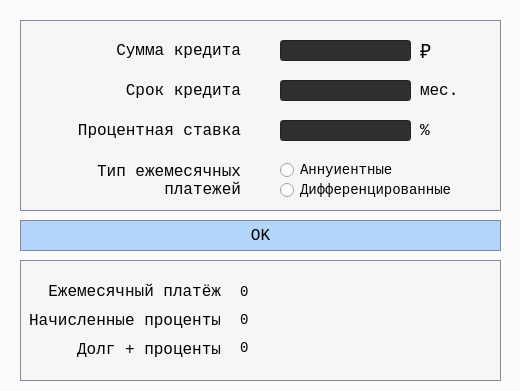
<?xml version="1.0" encoding="UTF-8"?>
<ui version="4.0">
 <class>Credit</class>
 <widget class="QDialog" name="Credit">
  <property name="geometry">
   <rect>
    <x>0</x>
    <y>0</y>
    <width>520</width>
    <height>391</height>
   </rect>
  </property>
  <property name="windowTitle">
   <string>Credit</string>
  </property>
  <property name="styleSheet">
   <string notr="true">QDialog { 
	background: #FBFBFB;
}</string>
  </property>
  <widget class="QGroupBox" name="groupBox">
   <property name="geometry">
    <rect>
     <x>20</x>
     <y>20</y>
     <width>481</width>
     <height>191</height>
    </rect>
   </property>
   <property name="styleSheet">
    <string notr="true">QGroupBox {
	border: 1px solid #8785a2;
	background-color:  qlineargradient(x1: 0, y1: 0, x2: 0, y2: 1, stop: 0 #F6F6F6, stop: 1 #F6F6F6);
	font: 20px Courier;
}</string>
   </property>
   <property name="title">
    <string/>
   </property>
   <widget class="QRadioButton" name="diff">
    <property name="geometry">
     <rect>
      <x>260</x>
      <y>160</y>
      <width>171</width>
      <height>20</height>
     </rect>
    </property>
    <property name="styleSheet">
     <string notr="true">QRadioButton {
	font: 14px Courier New;
	color: black;
}</string>
    </property>
    <property name="text">
     <string>Дифференцированные</string>
    </property>
   </widget>
   <widget class="QLabel" name="label_4">
    <property name="geometry">
     <rect>
      <x>30</x>
      <y>130</y>
      <width>191</width>
      <height>31</height>
     </rect>
    </property>
    <property name="styleSheet">
     <string notr="true">QLabel {
	font: 16px Courier New;
	color: black;
}</string>
    </property>
    <property name="text">
     <string>Тип ежемесячных</string>
    </property>
    <property name="alignment">
     <set>Qt::AlignBottom|Qt::AlignRight|Qt::AlignTrailing</set>
    </property>
   </widget>
   <widget class="QLineEdit" name="sumcredit">
    <property name="geometry">
     <rect>
      <x>260</x>
      <y>20</y>
      <width>131</width>
      <height>21</height>
     </rect>
    </property>
    <property name="palette">
     <palette>
      <active>
       <colorrole role="WindowText">
        <brush brushstyle="SolidPattern">
         <color alpha="255">
          <red>255</red>
          <green>255</green>
          <blue>255</blue>
         </color>
        </brush>
       </colorrole>
       <colorrole role="Button">
        <brush brushstyle="SolidPattern">
         <color alpha="255">
          <red>255</red>
          <green>255</green>
          <blue>255</blue>
         </color>
        </brush>
       </colorrole>
       <colorrole role="Light">
        <brush brushstyle="SolidPattern">
         <color alpha="255">
          <red>255</red>
          <green>255</green>
          <blue>255</blue>
         </color>
        </brush>
       </colorrole>
       <colorrole role="Midlight">
        <brush brushstyle="SolidPattern">
         <color alpha="255">
          <red>255</red>
          <green>255</green>
          <blue>255</blue>
         </color>
        </brush>
       </colorrole>
       <colorrole role="Dark">
        <brush brushstyle="SolidPattern">
         <color alpha="255">
          <red>127</red>
          <green>127</green>
          <blue>127</blue>
         </color>
        </brush>
       </colorrole>
       <colorrole role="Mid">
        <brush brushstyle="SolidPattern">
         <color alpha="255">
          <red>170</red>
          <green>170</green>
          <blue>170</blue>
         </color>
        </brush>
       </colorrole>
       <colorrole role="Text">
        <brush brushstyle="SolidPattern">
         <color alpha="255">
          <red>0</red>
          <green>0</green>
          <blue>0</blue>
         </color>
        </brush>
       </colorrole>
       <colorrole role="BrightText">
        <brush brushstyle="SolidPattern">
         <color alpha="255">
          <red>255</red>
          <green>255</green>
          <blue>255</blue>
         </color>
        </brush>
       </colorrole>
       <colorrole role="ButtonText">
        <brush brushstyle="SolidPattern">
         <color alpha="255">
          <red>0</red>
          <green>0</green>
          <blue>0</blue>
         </color>
        </brush>
       </colorrole>
       <colorrole role="Base">
        <brush brushstyle="SolidPattern">
         <color alpha="255">
          <red>255</red>
          <green>255</green>
          <blue>255</blue>
         </color>
        </brush>
       </colorrole>
       <colorrole role="Window">
        <brush brushstyle="SolidPattern">
         <color alpha="255">
          <red>255</red>
          <green>255</green>
          <blue>255</blue>
         </color>
        </brush>
       </colorrole>
       <colorrole role="Shadow">
        <brush brushstyle="SolidPattern">
         <color alpha="255">
          <red>0</red>
          <green>0</green>
          <blue>0</blue>
         </color>
        </brush>
       </colorrole>
       <colorrole role="AlternateBase">
        <brush brushstyle="SolidPattern">
         <color alpha="255">
          <red>255</red>
          <green>255</green>
          <blue>255</blue>
         </color>
        </brush>
       </colorrole>
       <colorrole role="ToolTipBase">
        <brush brushstyle="SolidPattern">
         <color alpha="255">
          <red>255</red>
          <green>255</green>
          <blue>220</blue>
         </color>
        </brush>
       </colorrole>
       <colorrole role="ToolTipText">
        <brush brushstyle="SolidPattern">
         <color alpha="255">
          <red>0</red>
          <green>0</green>
          <blue>0</blue>
         </color>
        </brush>
       </colorrole>
      </active>
      <inactive>
       <colorrole role="WindowText">
        <brush brushstyle="SolidPattern">
         <color alpha="255">
          <red>208</red>
          <green>208</green>
          <blue>208</blue>
         </color>
        </brush>
       </colorrole>
       <colorrole role="Button">
        <brush brushstyle="SolidPattern">
         <color alpha="255">
          <red>64</red>
          <green>65</green>
          <blue>66</blue>
         </color>
        </brush>
       </colorrole>
       <colorrole role="Light">
        <brush brushstyle="SolidPattern">
         <color alpha="255">
          <red>55</red>
          <green>55</green>
          <blue>55</blue>
         </color>
        </brush>
       </colorrole>
       <colorrole role="Midlight">
        <brush brushstyle="SolidPattern">
         <color alpha="255">
          <red>52</red>
          <green>52</green>
          <blue>52</blue>
         </color>
        </brush>
       </colorrole>
       <colorrole role="Dark">
        <brush brushstyle="SolidPattern">
         <color alpha="255">
          <red>64</red>
          <green>65</green>
          <blue>66</blue>
         </color>
        </brush>
       </colorrole>
       <colorrole role="Mid">
        <brush brushstyle="SolidPattern">
         <color alpha="255">
          <red>160</red>
          <green>160</green>
          <blue>160</blue>
         </color>
        </brush>
       </colorrole>
       <colorrole role="Text">
        <brush brushstyle="SolidPattern">
         <color alpha="255">
          <red>208</red>
          <green>208</green>
          <blue>208</blue>
         </color>
        </brush>
       </colorrole>
       <colorrole role="BrightText">
        <brush brushstyle="SolidPattern">
         <color alpha="255">
          <red>255</red>
          <green>51</green>
          <blue>51</blue>
         </color>
        </brush>
       </colorrole>
       <colorrole role="ButtonText">
        <brush brushstyle="SolidPattern">
         <color alpha="255">
          <red>208</red>
          <green>208</green>
          <blue>208</blue>
         </color>
        </brush>
       </colorrole>
       <colorrole role="Base">
        <brush brushstyle="SolidPattern">
         <color alpha="255">
          <red>46</red>
          <green>47</green>
          <blue>48</blue>
         </color>
        </brush>
       </colorrole>
       <colorrole role="Window">
        <brush brushstyle="SolidPattern">
         <color alpha="255">
          <red>46</red>
          <green>47</green>
          <blue>48</blue>
         </color>
        </brush>
       </colorrole>
       <colorrole role="Shadow">
        <brush brushstyle="SolidPattern">
         <color alpha="255">
          <red>0</red>
          <green>0</green>
          <blue>0</blue>
         </color>
        </brush>
       </colorrole>
       <colorrole role="AlternateBase">
        <brush brushstyle="SolidPattern">
         <color alpha="255">
          <red>53</red>
          <green>54</green>
          <blue>55</blue>
         </color>
        </brush>
       </colorrole>
       <colorrole role="ToolTipBase">
        <brush brushstyle="SolidPattern">
         <color alpha="255">
          <red>64</red>
          <green>65</green>
          <blue>66</blue>
         </color>
        </brush>
       </colorrole>
       <colorrole role="ToolTipText">
        <brush brushstyle="SolidPattern">
         <color alpha="255">
          <red>208</red>
          <green>208</green>
          <blue>208</blue>
         </color>
        </brush>
       </colorrole>
      </inactive>
      <disabled>
       <colorrole role="WindowText">
        <brush brushstyle="SolidPattern">
         <color alpha="255">
          <red>127</red>
          <green>127</green>
          <blue>127</blue>
         </color>
        </brush>
       </colorrole>
       <colorrole role="Button">
        <brush brushstyle="SolidPattern">
         <color alpha="255">
          <red>255</red>
          <green>255</green>
          <blue>255</blue>
         </color>
        </brush>
       </colorrole>
       <colorrole role="Light">
        <brush brushstyle="SolidPattern">
         <color alpha="255">
          <red>255</red>
          <green>255</green>
          <blue>255</blue>
         </color>
        </brush>
       </colorrole>
       <colorrole role="Midlight">
        <brush brushstyle="SolidPattern">
         <color alpha="255">
          <red>255</red>
          <green>255</green>
          <blue>255</blue>
         </color>
        </brush>
       </colorrole>
       <colorrole role="Dark">
        <brush brushstyle="SolidPattern">
         <color alpha="255">
          <red>127</red>
          <green>127</green>
          <blue>127</blue>
         </color>
        </brush>
       </colorrole>
       <colorrole role="Mid">
        <brush brushstyle="SolidPattern">
         <color alpha="255">
          <red>170</red>
          <green>170</green>
          <blue>170</blue>
         </color>
        </brush>
       </colorrole>
       <colorrole role="Text">
        <brush brushstyle="SolidPattern">
         <color alpha="255">
          <red>127</red>
          <green>127</green>
          <blue>127</blue>
         </color>
        </brush>
       </colorrole>
       <colorrole role="BrightText">
        <brush brushstyle="SolidPattern">
         <color alpha="255">
          <red>255</red>
          <green>255</green>
          <blue>255</blue>
         </color>
        </brush>
       </colorrole>
       <colorrole role="ButtonText">
        <brush brushstyle="SolidPattern">
         <color alpha="255">
          <red>127</red>
          <green>127</green>
          <blue>127</blue>
         </color>
        </brush>
       </colorrole>
       <colorrole role="Base">
        <brush brushstyle="SolidPattern">
         <color alpha="255">
          <red>255</red>
          <green>255</green>
          <blue>255</blue>
         </color>
        </brush>
       </colorrole>
       <colorrole role="Window">
        <brush brushstyle="SolidPattern">
         <color alpha="255">
          <red>255</red>
          <green>255</green>
          <blue>255</blue>
         </color>
        </brush>
       </colorrole>
       <colorrole role="Shadow">
        <brush brushstyle="SolidPattern">
         <color alpha="255">
          <red>0</red>
          <green>0</green>
          <blue>0</blue>
         </color>
        </brush>
       </colorrole>
       <colorrole role="AlternateBase">
        <brush brushstyle="SolidPattern">
         <color alpha="255">
          <red>53</red>
          <green>54</green>
          <blue>55</blue>
         </color>
        </brush>
       </colorrole>
       <colorrole role="ToolTipBase">
        <brush brushstyle="SolidPattern">
         <color alpha="255">
          <red>64</red>
          <green>65</green>
          <blue>66</blue>
         </color>
        </brush>
       </colorrole>
       <colorrole role="ToolTipText">
        <brush brushstyle="SolidPattern">
         <color alpha="255">
          <red>208</red>
          <green>208</green>
          <blue>208</blue>
         </color>
        </brush>
       </colorrole>
      </disabled>
     </palette>
    </property>
    <property name="styleSheet">
     <string notr="true"/>
    </property>
   </widget>
   <widget class="QLineEdit" name="percent">
    <property name="geometry">
     <rect>
      <x>260</x>
      <y>100</y>
      <width>131</width>
      <height>21</height>
     </rect>
    </property>
    <property name="palette">
     <palette>
      <active>
       <colorrole role="WindowText">
        <brush brushstyle="SolidPattern">
         <color alpha="255">
          <red>255</red>
          <green>255</green>
          <blue>255</blue>
         </color>
        </brush>
       </colorrole>
       <colorrole role="Button">
        <brush brushstyle="SolidPattern">
         <color alpha="255">
          <red>255</red>
          <green>255</green>
          <blue>255</blue>
         </color>
        </brush>
       </colorrole>
       <colorrole role="Light">
        <brush brushstyle="SolidPattern">
         <color alpha="255">
          <red>255</red>
          <green>255</green>
          <blue>255</blue>
         </color>
        </brush>
       </colorrole>
       <colorrole role="Midlight">
        <brush brushstyle="SolidPattern">
         <color alpha="255">
          <red>255</red>
          <green>255</green>
          <blue>255</blue>
         </color>
        </brush>
       </colorrole>
       <colorrole role="Dark">
        <brush brushstyle="SolidPattern">
         <color alpha="255">
          <red>127</red>
          <green>127</green>
          <blue>127</blue>
         </color>
        </brush>
       </colorrole>
       <colorrole role="Mid">
        <brush brushstyle="SolidPattern">
         <color alpha="255">
          <red>170</red>
          <green>170</green>
          <blue>170</blue>
         </color>
        </brush>
       </colorrole>
       <colorrole role="Text">
        <brush brushstyle="SolidPattern">
         <color alpha="255">
          <red>0</red>
          <green>0</green>
          <blue>0</blue>
         </color>
        </brush>
       </colorrole>
       <colorrole role="BrightText">
        <brush brushstyle="SolidPattern">
         <color alpha="255">
          <red>255</red>
          <green>255</green>
          <blue>255</blue>
         </color>
        </brush>
       </colorrole>
       <colorrole role="ButtonText">
        <brush brushstyle="SolidPattern">
         <color alpha="255">
          <red>0</red>
          <green>0</green>
          <blue>0</blue>
         </color>
        </brush>
       </colorrole>
       <colorrole role="Base">
        <brush brushstyle="SolidPattern">
         <color alpha="255">
          <red>255</red>
          <green>255</green>
          <blue>255</blue>
         </color>
        </brush>
       </colorrole>
       <colorrole role="Window">
        <brush brushstyle="SolidPattern">
         <color alpha="255">
          <red>255</red>
          <green>255</green>
          <blue>255</blue>
         </color>
        </brush>
       </colorrole>
       <colorrole role="Shadow">
        <brush brushstyle="SolidPattern">
         <color alpha="255">
          <red>0</red>
          <green>0</green>
          <blue>0</blue>
         </color>
        </brush>
       </colorrole>
       <colorrole role="AlternateBase">
        <brush brushstyle="SolidPattern">
         <color alpha="255">
          <red>255</red>
          <green>255</green>
          <blue>255</blue>
         </color>
        </brush>
       </colorrole>
       <colorrole role="ToolTipBase">
        <brush brushstyle="SolidPattern">
         <color alpha="255">
          <red>255</red>
          <green>255</green>
          <blue>220</blue>
         </color>
        </brush>
       </colorrole>
       <colorrole role="ToolTipText">
        <brush brushstyle="SolidPattern">
         <color alpha="255">
          <red>0</red>
          <green>0</green>
          <blue>0</blue>
         </color>
        </brush>
       </colorrole>
      </active>
      <inactive>
       <colorrole role="WindowText">
        <brush brushstyle="SolidPattern">
         <color alpha="255">
          <red>208</red>
          <green>208</green>
          <blue>208</blue>
         </color>
        </brush>
       </colorrole>
       <colorrole role="Button">
        <brush brushstyle="SolidPattern">
         <color alpha="255">
          <red>64</red>
          <green>65</green>
          <blue>66</blue>
         </color>
        </brush>
       </colorrole>
       <colorrole role="Light">
        <brush brushstyle="SolidPattern">
         <color alpha="255">
          <red>55</red>
          <green>55</green>
          <blue>55</blue>
         </color>
        </brush>
       </colorrole>
       <colorrole role="Midlight">
        <brush brushstyle="SolidPattern">
         <color alpha="255">
          <red>52</red>
          <green>52</green>
          <blue>52</blue>
         </color>
        </brush>
       </colorrole>
       <colorrole role="Dark">
        <brush brushstyle="SolidPattern">
         <color alpha="255">
          <red>64</red>
          <green>65</green>
          <blue>66</blue>
         </color>
        </brush>
       </colorrole>
       <colorrole role="Mid">
        <brush brushstyle="SolidPattern">
         <color alpha="255">
          <red>160</red>
          <green>160</green>
          <blue>160</blue>
         </color>
        </brush>
       </colorrole>
       <colorrole role="Text">
        <brush brushstyle="SolidPattern">
         <color alpha="255">
          <red>208</red>
          <green>208</green>
          <blue>208</blue>
         </color>
        </brush>
       </colorrole>
       <colorrole role="BrightText">
        <brush brushstyle="SolidPattern">
         <color alpha="255">
          <red>255</red>
          <green>51</green>
          <blue>51</blue>
         </color>
        </brush>
       </colorrole>
       <colorrole role="ButtonText">
        <brush brushstyle="SolidPattern">
         <color alpha="255">
          <red>208</red>
          <green>208</green>
          <blue>208</blue>
         </color>
        </brush>
       </colorrole>
       <colorrole role="Base">
        <brush brushstyle="SolidPattern">
         <color alpha="255">
          <red>46</red>
          <green>47</green>
          <blue>48</blue>
         </color>
        </brush>
       </colorrole>
       <colorrole role="Window">
        <brush brushstyle="SolidPattern">
         <color alpha="255">
          <red>46</red>
          <green>47</green>
          <blue>48</blue>
         </color>
        </brush>
       </colorrole>
       <colorrole role="Shadow">
        <brush brushstyle="SolidPattern">
         <color alpha="255">
          <red>0</red>
          <green>0</green>
          <blue>0</blue>
         </color>
        </brush>
       </colorrole>
       <colorrole role="AlternateBase">
        <brush brushstyle="SolidPattern">
         <color alpha="255">
          <red>53</red>
          <green>54</green>
          <blue>55</blue>
         </color>
        </brush>
       </colorrole>
       <colorrole role="ToolTipBase">
        <brush brushstyle="SolidPattern">
         <color alpha="255">
          <red>64</red>
          <green>65</green>
          <blue>66</blue>
         </color>
        </brush>
       </colorrole>
       <colorrole role="ToolTipText">
        <brush brushstyle="SolidPattern">
         <color alpha="255">
          <red>208</red>
          <green>208</green>
          <blue>208</blue>
         </color>
        </brush>
       </colorrole>
      </inactive>
      <disabled>
       <colorrole role="WindowText">
        <brush brushstyle="SolidPattern">
         <color alpha="255">
          <red>127</red>
          <green>127</green>
          <blue>127</blue>
         </color>
        </brush>
       </colorrole>
       <colorrole role="Button">
        <brush brushstyle="SolidPattern">
         <color alpha="255">
          <red>255</red>
          <green>255</green>
          <blue>255</blue>
         </color>
        </brush>
       </colorrole>
       <colorrole role="Light">
        <brush brushstyle="SolidPattern">
         <color alpha="255">
          <red>255</red>
          <green>255</green>
          <blue>255</blue>
         </color>
        </brush>
       </colorrole>
       <colorrole role="Midlight">
        <brush brushstyle="SolidPattern">
         <color alpha="255">
          <red>255</red>
          <green>255</green>
          <blue>255</blue>
         </color>
        </brush>
       </colorrole>
       <colorrole role="Dark">
        <brush brushstyle="SolidPattern">
         <color alpha="255">
          <red>127</red>
          <green>127</green>
          <blue>127</blue>
         </color>
        </brush>
       </colorrole>
       <colorrole role="Mid">
        <brush brushstyle="SolidPattern">
         <color alpha="255">
          <red>170</red>
          <green>170</green>
          <blue>170</blue>
         </color>
        </brush>
       </colorrole>
       <colorrole role="Text">
        <brush brushstyle="SolidPattern">
         <color alpha="255">
          <red>127</red>
          <green>127</green>
          <blue>127</blue>
         </color>
        </brush>
       </colorrole>
       <colorrole role="BrightText">
        <brush brushstyle="SolidPattern">
         <color alpha="255">
          <red>255</red>
          <green>255</green>
          <blue>255</blue>
         </color>
        </brush>
       </colorrole>
       <colorrole role="ButtonText">
        <brush brushstyle="SolidPattern">
         <color alpha="255">
          <red>127</red>
          <green>127</green>
          <blue>127</blue>
         </color>
        </brush>
       </colorrole>
       <colorrole role="Base">
        <brush brushstyle="SolidPattern">
         <color alpha="255">
          <red>255</red>
          <green>255</green>
          <blue>255</blue>
         </color>
        </brush>
       </colorrole>
       <colorrole role="Window">
        <brush brushstyle="SolidPattern">
         <color alpha="255">
          <red>255</red>
          <green>255</green>
          <blue>255</blue>
         </color>
        </brush>
       </colorrole>
       <colorrole role="Shadow">
        <brush brushstyle="SolidPattern">
         <color alpha="255">
          <red>0</red>
          <green>0</green>
          <blue>0</blue>
         </color>
        </brush>
       </colorrole>
       <colorrole role="AlternateBase">
        <brush brushstyle="SolidPattern">
         <color alpha="255">
          <red>53</red>
          <green>54</green>
          <blue>55</blue>
         </color>
        </brush>
       </colorrole>
       <colorrole role="ToolTipBase">
        <brush brushstyle="SolidPattern">
         <color alpha="255">
          <red>64</red>
          <green>65</green>
          <blue>66</blue>
         </color>
        </brush>
       </colorrole>
       <colorrole role="ToolTipText">
        <brush brushstyle="SolidPattern">
         <color alpha="255">
          <red>208</red>
          <green>208</green>
          <blue>208</blue>
         </color>
        </brush>
       </colorrole>
      </disabled>
     </palette>
    </property>
   </widget>
   <widget class="QLabel" name="label_2">
    <property name="geometry">
     <rect>
      <x>30</x>
      <y>50</y>
      <width>191</width>
      <height>41</height>
     </rect>
    </property>
    <property name="styleSheet">
     <string notr="true">QLabel {
	font: 16px Courier New;
	color: black;
}</string>
    </property>
    <property name="text">
     <string>Срок кредита</string>
    </property>
    <property name="alignment">
     <set>Qt::AlignRight|Qt::AlignTrailing|Qt::AlignVCenter</set>
    </property>
   </widget>
   <widget class="QLineEdit" name="loan_term">
    <property name="geometry">
     <rect>
      <x>260</x>
      <y>60</y>
      <width>131</width>
      <height>21</height>
     </rect>
    </property>
    <property name="palette">
     <palette>
      <active>
       <colorrole role="WindowText">
        <brush brushstyle="SolidPattern">
         <color alpha="255">
          <red>255</red>
          <green>255</green>
          <blue>255</blue>
         </color>
        </brush>
       </colorrole>
       <colorrole role="Button">
        <brush brushstyle="SolidPattern">
         <color alpha="255">
          <red>255</red>
          <green>255</green>
          <blue>255</blue>
         </color>
        </brush>
       </colorrole>
       <colorrole role="Light">
        <brush brushstyle="SolidPattern">
         <color alpha="255">
          <red>255</red>
          <green>255</green>
          <blue>255</blue>
         </color>
        </brush>
       </colorrole>
       <colorrole role="Midlight">
        <brush brushstyle="SolidPattern">
         <color alpha="255">
          <red>255</red>
          <green>255</green>
          <blue>255</blue>
         </color>
        </brush>
       </colorrole>
       <colorrole role="Dark">
        <brush brushstyle="SolidPattern">
         <color alpha="255">
          <red>127</red>
          <green>127</green>
          <blue>127</blue>
         </color>
        </brush>
       </colorrole>
       <colorrole role="Mid">
        <brush brushstyle="SolidPattern">
         <color alpha="255">
          <red>170</red>
          <green>170</green>
          <blue>170</blue>
         </color>
        </brush>
       </colorrole>
       <colorrole role="Text">
        <brush brushstyle="SolidPattern">
         <color alpha="255">
          <red>0</red>
          <green>0</green>
          <blue>0</blue>
         </color>
        </brush>
       </colorrole>
       <colorrole role="BrightText">
        <brush brushstyle="SolidPattern">
         <color alpha="255">
          <red>255</red>
          <green>255</green>
          <blue>255</blue>
         </color>
        </brush>
       </colorrole>
       <colorrole role="ButtonText">
        <brush brushstyle="SolidPattern">
         <color alpha="255">
          <red>0</red>
          <green>0</green>
          <blue>0</blue>
         </color>
        </brush>
       </colorrole>
       <colorrole role="Base">
        <brush brushstyle="SolidPattern">
         <color alpha="255">
          <red>255</red>
          <green>255</green>
          <blue>255</blue>
         </color>
        </brush>
       </colorrole>
       <colorrole role="Window">
        <brush brushstyle="SolidPattern">
         <color alpha="255">
          <red>255</red>
          <green>255</green>
          <blue>255</blue>
         </color>
        </brush>
       </colorrole>
       <colorrole role="Shadow">
        <brush brushstyle="SolidPattern">
         <color alpha="255">
          <red>0</red>
          <green>0</green>
          <blue>0</blue>
         </color>
        </brush>
       </colorrole>
       <colorrole role="AlternateBase">
        <brush brushstyle="SolidPattern">
         <color alpha="255">
          <red>255</red>
          <green>255</green>
          <blue>255</blue>
         </color>
        </brush>
       </colorrole>
       <colorrole role="ToolTipBase">
        <brush brushstyle="SolidPattern">
         <color alpha="255">
          <red>255</red>
          <green>255</green>
          <blue>220</blue>
         </color>
        </brush>
       </colorrole>
       <colorrole role="ToolTipText">
        <brush brushstyle="SolidPattern">
         <color alpha="255">
          <red>0</red>
          <green>0</green>
          <blue>0</blue>
         </color>
        </brush>
       </colorrole>
      </active>
      <inactive>
       <colorrole role="WindowText">
        <brush brushstyle="SolidPattern">
         <color alpha="255">
          <red>208</red>
          <green>208</green>
          <blue>208</blue>
         </color>
        </brush>
       </colorrole>
       <colorrole role="Button">
        <brush brushstyle="SolidPattern">
         <color alpha="255">
          <red>64</red>
          <green>65</green>
          <blue>66</blue>
         </color>
        </brush>
       </colorrole>
       <colorrole role="Light">
        <brush brushstyle="SolidPattern">
         <color alpha="255">
          <red>55</red>
          <green>55</green>
          <blue>55</blue>
         </color>
        </brush>
       </colorrole>
       <colorrole role="Midlight">
        <brush brushstyle="SolidPattern">
         <color alpha="255">
          <red>52</red>
          <green>52</green>
          <blue>52</blue>
         </color>
        </brush>
       </colorrole>
       <colorrole role="Dark">
        <brush brushstyle="SolidPattern">
         <color alpha="255">
          <red>64</red>
          <green>65</green>
          <blue>66</blue>
         </color>
        </brush>
       </colorrole>
       <colorrole role="Mid">
        <brush brushstyle="SolidPattern">
         <color alpha="255">
          <red>160</red>
          <green>160</green>
          <blue>160</blue>
         </color>
        </brush>
       </colorrole>
       <colorrole role="Text">
        <brush brushstyle="SolidPattern">
         <color alpha="255">
          <red>208</red>
          <green>208</green>
          <blue>208</blue>
         </color>
        </brush>
       </colorrole>
       <colorrole role="BrightText">
        <brush brushstyle="SolidPattern">
         <color alpha="255">
          <red>255</red>
          <green>51</green>
          <blue>51</blue>
         </color>
        </brush>
       </colorrole>
       <colorrole role="ButtonText">
        <brush brushstyle="SolidPattern">
         <color alpha="255">
          <red>208</red>
          <green>208</green>
          <blue>208</blue>
         </color>
        </brush>
       </colorrole>
       <colorrole role="Base">
        <brush brushstyle="SolidPattern">
         <color alpha="255">
          <red>46</red>
          <green>47</green>
          <blue>48</blue>
         </color>
        </brush>
       </colorrole>
       <colorrole role="Window">
        <brush brushstyle="SolidPattern">
         <color alpha="255">
          <red>46</red>
          <green>47</green>
          <blue>48</blue>
         </color>
        </brush>
       </colorrole>
       <colorrole role="Shadow">
        <brush brushstyle="SolidPattern">
         <color alpha="255">
          <red>0</red>
          <green>0</green>
          <blue>0</blue>
         </color>
        </brush>
       </colorrole>
       <colorrole role="AlternateBase">
        <brush brushstyle="SolidPattern">
         <color alpha="255">
          <red>53</red>
          <green>54</green>
          <blue>55</blue>
         </color>
        </brush>
       </colorrole>
       <colorrole role="ToolTipBase">
        <brush brushstyle="SolidPattern">
         <color alpha="255">
          <red>64</red>
          <green>65</green>
          <blue>66</blue>
         </color>
        </brush>
       </colorrole>
       <colorrole role="ToolTipText">
        <brush brushstyle="SolidPattern">
         <color alpha="255">
          <red>208</red>
          <green>208</green>
          <blue>208</blue>
         </color>
        </brush>
       </colorrole>
      </inactive>
      <disabled>
       <colorrole role="WindowText">
        <brush brushstyle="SolidPattern">
         <color alpha="255">
          <red>127</red>
          <green>127</green>
          <blue>127</blue>
         </color>
        </brush>
       </colorrole>
       <colorrole role="Button">
        <brush brushstyle="SolidPattern">
         <color alpha="255">
          <red>255</red>
          <green>255</green>
          <blue>255</blue>
         </color>
        </brush>
       </colorrole>
       <colorrole role="Light">
        <brush brushstyle="SolidPattern">
         <color alpha="255">
          <red>255</red>
          <green>255</green>
          <blue>255</blue>
         </color>
        </brush>
       </colorrole>
       <colorrole role="Midlight">
        <brush brushstyle="SolidPattern">
         <color alpha="255">
          <red>255</red>
          <green>255</green>
          <blue>255</blue>
         </color>
        </brush>
       </colorrole>
       <colorrole role="Dark">
        <brush brushstyle="SolidPattern">
         <color alpha="255">
          <red>127</red>
          <green>127</green>
          <blue>127</blue>
         </color>
        </brush>
       </colorrole>
       <colorrole role="Mid">
        <brush brushstyle="SolidPattern">
         <color alpha="255">
          <red>170</red>
          <green>170</green>
          <blue>170</blue>
         </color>
        </brush>
       </colorrole>
       <colorrole role="Text">
        <brush brushstyle="SolidPattern">
         <color alpha="255">
          <red>127</red>
          <green>127</green>
          <blue>127</blue>
         </color>
        </brush>
       </colorrole>
       <colorrole role="BrightText">
        <brush brushstyle="SolidPattern">
         <color alpha="255">
          <red>255</red>
          <green>255</green>
          <blue>255</blue>
         </color>
        </brush>
       </colorrole>
       <colorrole role="ButtonText">
        <brush brushstyle="SolidPattern">
         <color alpha="255">
          <red>127</red>
          <green>127</green>
          <blue>127</blue>
         </color>
        </brush>
       </colorrole>
       <colorrole role="Base">
        <brush brushstyle="SolidPattern">
         <color alpha="255">
          <red>255</red>
          <green>255</green>
          <blue>255</blue>
         </color>
        </brush>
       </colorrole>
       <colorrole role="Window">
        <brush brushstyle="SolidPattern">
         <color alpha="255">
          <red>255</red>
          <green>255</green>
          <blue>255</blue>
         </color>
        </brush>
       </colorrole>
       <colorrole role="Shadow">
        <brush brushstyle="SolidPattern">
         <color alpha="255">
          <red>0</red>
          <green>0</green>
          <blue>0</blue>
         </color>
        </brush>
       </colorrole>
       <colorrole role="AlternateBase">
        <brush brushstyle="SolidPattern">
         <color alpha="255">
          <red>53</red>
          <green>54</green>
          <blue>55</blue>
         </color>
        </brush>
       </colorrole>
       <colorrole role="ToolTipBase">
        <brush brushstyle="SolidPattern">
         <color alpha="255">
          <red>64</red>
          <green>65</green>
          <blue>66</blue>
         </color>
        </brush>
       </colorrole>
       <colorrole role="ToolTipText">
        <brush brushstyle="SolidPattern">
         <color alpha="255">
          <red>208</red>
          <green>208</green>
          <blue>208</blue>
         </color>
        </brush>
       </colorrole>
      </disabled>
     </palette>
    </property>
    <property name="styleSheet">
     <string notr="true"/>
    </property>
   </widget>
   <widget class="QLabel" name="label_1">
    <property name="geometry">
     <rect>
      <x>30</x>
      <y>10</y>
      <width>191</width>
      <height>41</height>
     </rect>
    </property>
    <property name="styleSheet">
     <string notr="true">QLabel {
	font: 16px Courier New;
	color: black;
}</string>
    </property>
    <property name="text">
     <string>Сумма кредита</string>
    </property>
    <property name="alignment">
     <set>Qt::AlignRight|Qt::AlignTrailing|Qt::AlignVCenter</set>
    </property>
   </widget>
   <widget class="QRadioButton" name="annuit">
    <property name="geometry">
     <rect>
      <x>260</x>
      <y>140</y>
      <width>121</width>
      <height>20</height>
     </rect>
    </property>
    <property name="styleSheet">
     <string notr="true">QRadioButton {
	font: 14px Courier New;
	color: black;
}</string>
    </property>
    <property name="text">
     <string>Аннуиентные</string>
    </property>
   </widget>
   <widget class="QLabel" name="label_3">
    <property name="geometry">
     <rect>
      <x>30</x>
      <y>90</y>
      <width>191</width>
      <height>41</height>
     </rect>
    </property>
    <property name="styleSheet">
     <string notr="true">QLabel {
	font: 16px Courier New;
	color: black;
}</string>
    </property>
    <property name="text">
     <string>Процентная ставка</string>
    </property>
    <property name="alignment">
     <set>Qt::AlignRight|Qt::AlignTrailing|Qt::AlignVCenter</set>
    </property>
   </widget>
   <widget class="QLabel" name="label_8">
    <property name="geometry">
     <rect>
      <x>30</x>
      <y>160</y>
      <width>191</width>
      <height>21</height>
     </rect>
    </property>
    <property name="styleSheet">
     <string notr="true">QLabel {
	font: 16px Courier New;
	color: black;
}</string>
    </property>
    <property name="text">
     <string>платежей</string>
    </property>
    <property name="alignment">
     <set>Qt::AlignRight|Qt::AlignTop|Qt::AlignTrailing</set>
    </property>
   </widget>
   <widget class="QLabel" name="label">
    <property name="geometry">
     <rect>
      <x>400</x>
      <y>20</y>
      <width>31</width>
      <height>21</height>
     </rect>
    </property>
    <property name="font">
     <font>
      <family>PT Serif</family>
      <pointsize>14</pointsize>
      <bold>false</bold>
     </font>
    </property>
    <property name="styleSheet">
     <string notr="true">QLabel {
	color: black;
}</string>
    </property>
    <property name="text">
     <string>₽</string>
    </property>
   </widget>
   <widget class="QLabel" name="label_9">
    <property name="geometry">
     <rect>
      <x>400</x>
      <y>60</y>
      <width>41</width>
      <height>21</height>
     </rect>
    </property>
    <property name="font">
     <font>
      <family>Courier New</family>
      <pointsize>-1</pointsize>
      <italic>false</italic>
      <bold>false</bold>
     </font>
    </property>
    <property name="styleSheet">
     <string notr="true">QLabel {
	font: 16px Courier New;
	color: black;
}</string>
    </property>
    <property name="text">
     <string>мес.</string>
    </property>
   </widget>
   <widget class="QLabel" name="label_10">
    <property name="geometry">
     <rect>
      <x>400</x>
      <y>100</y>
      <width>41</width>
      <height>21</height>
     </rect>
    </property>
    <property name="font">
     <font>
      <family>Courier New</family>
      <pointsize>-1</pointsize>
      <italic>false</italic>
      <bold>false</bold>
     </font>
    </property>
    <property name="styleSheet">
     <string notr="true">QLabel {
	font: 16px Courier New;
	color: black;
}</string>
    </property>
    <property name="text">
     <string>%</string>
    </property>
   </widget>
  </widget>
  <widget class="QGroupBox" name="groupBox_2">
   <property name="geometry">
    <rect>
     <x>20</x>
     <y>260</y>
     <width>481</width>
     <height>121</height>
    </rect>
   </property>
   <property name="font">
    <font>
     <family>Courier</family>
     <pointsize>-1</pointsize>
     <italic>false</italic>
     <bold>false</bold>
     <stylestrategy>PreferDefault</stylestrategy>
    </font>
   </property>
   <property name="styleSheet">
    <string notr="true">QGroupBox {
	border: 1px solid #8785a2;
	background-color:  qlineargradient(x1: 0, y1: 0, x2: 0, y2: 1, stop: 0 #F6F6F6, stop: 1 #F6F6F6);
	font: 20px Courier;
}</string>
   </property>
   <property name="title">
    <string/>
   </property>
   <widget class="QLabel" name="label_5">
    <property name="geometry">
     <rect>
      <x>20</x>
      <y>0</y>
      <width>181</width>
      <height>41</height>
     </rect>
    </property>
    <property name="styleSheet">
     <string notr="true">QLabel {
	font: 16px Courier New;
	color: black;
}</string>
    </property>
    <property name="text">
     <string>Ежемесячный платёж</string>
    </property>
    <property name="alignment">
     <set>Qt::AlignBottom|Qt::AlignRight|Qt::AlignTrailing</set>
    </property>
   </widget>
   <widget class="QLabel" name="label_6">
    <property name="geometry">
     <rect>
      <x>0</x>
      <y>40</y>
      <width>201</width>
      <height>41</height>
     </rect>
    </property>
    <property name="styleSheet">
     <string notr="true">QLabel {
	font: 16px Courier New;
	color: black;
}</string>
    </property>
    <property name="text">
     <string>Начисленные проценты</string>
    </property>
    <property name="alignment">
     <set>Qt::AlignRight|Qt::AlignTrailing|Qt::AlignVCenter</set>
    </property>
   </widget>
   <widget class="QLabel" name="label_7">
    <property name="geometry">
     <rect>
      <x>40</x>
      <y>80</y>
      <width>161</width>
      <height>41</height>
     </rect>
    </property>
    <property name="styleSheet">
     <string notr="true">QLabel {
	font: 16px Courier New;
	color: black;
}</string>
    </property>
    <property name="text">
     <string>Долг + проценты</string>
    </property>
    <property name="alignment">
     <set>Qt::AlignRight|Qt::AlignTop|Qt::AlignTrailing</set>
    </property>
   </widget>
   <widget class="QLabel" name="month_pay">
    <property name="geometry">
     <rect>
      <x>220</x>
      <y>10</y>
      <width>231</width>
      <height>31</height>
     </rect>
    </property>
    <property name="styleSheet">
     <string notr="true">QLabel {
	font: 14px Courier New;
	color: black;
}</string>
    </property>
    <property name="text">
     <string>0</string>
    </property>
    <property name="alignment">
     <set>Qt::AlignBottom|Qt::AlignLeading|Qt::AlignLeft</set>
    </property>
   </widget>
   <widget class="QLabel" name="percent_pay">
    <property name="geometry">
     <rect>
      <x>220</x>
      <y>40</y>
      <width>231</width>
      <height>41</height>
     </rect>
    </property>
    <property name="styleSheet">
     <string notr="true">QLabel {
	font: 14px Courier New;
	color: black;
}</string>
    </property>
    <property name="text">
     <string>0</string>
    </property>
   </widget>
   <widget class="QLabel" name="all_sum">
    <property name="geometry">
     <rect>
      <x>220</x>
      <y>80</y>
      <width>231</width>
      <height>41</height>
     </rect>
    </property>
    <property name="styleSheet">
     <string notr="true">QLabel {
	font: 14px Courier New;
	color: black;
}</string>
    </property>
    <property name="text">
     <string>0</string>
    </property>
    <property name="alignment">
     <set>Qt::AlignLeading|Qt::AlignLeft|Qt::AlignTop</set>
    </property>
   </widget>
  </widget>
  <widget class="QPushButton" name="pushButton">
   <property name="geometry">
    <rect>
     <x>20</x>
     <y>220</y>
     <width>481</width>
     <height>31</height>
    </rect>
   </property>
   <property name="styleSheet">
    <string notr="true">QPushButton {
	border: 1px solid #8785a2;
	background-color:  qlineargradient(x1: 0, y1: 0, x2: 0, y2: 1, stop: 0 #b1d6fa, stop: 1 #b1d6fa);
	font: 16px Courier New;

	color: black;
}

 QPushButton:pressed {
     background-color: qlineargradient(x1: 0, y1: 0, x2: 0, y2: 1, stop: 0 #54a7f7, stop: 1 #54a7f7);
 }</string>
   </property>
   <property name="text">
    <string>OK</string>
   </property>
  </widget>
 </widget>
 <resources/>
 <connections/>
</ui>
